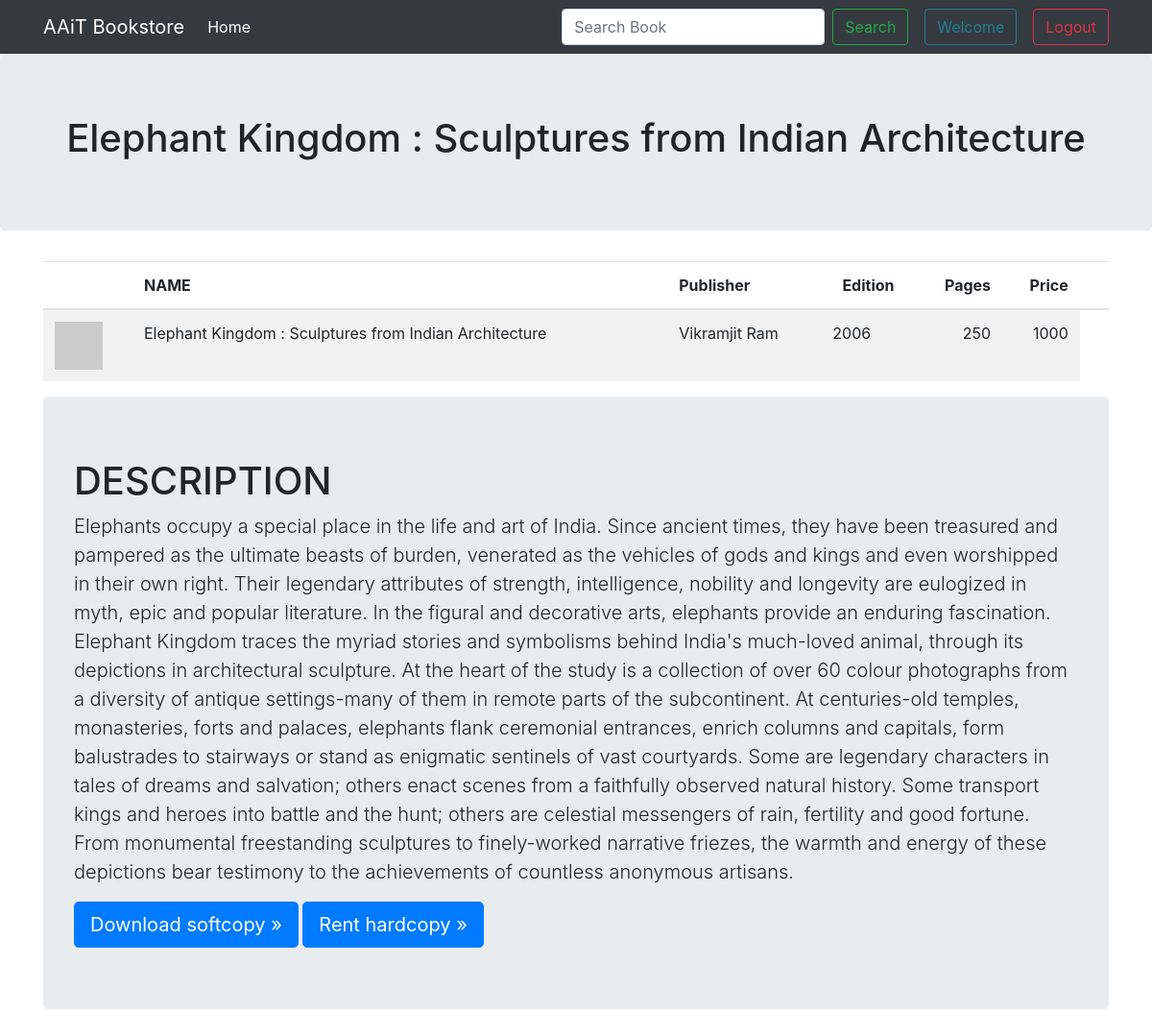
/pages/detail.php?id=2&cat=Architecture, run on the app's committed database.
### tables this page shows
CREATE TABLE `book` (
  `b_id` int(4) NOT NULL,
  `b_nm` varchar(60) NOT NULL,
  `b_subcat` varchar(25) NOT NULL,
  `b_desc` longtext NOT NULL,
  `b_publisher` varchar(40) NOT NULL,
  `b_edition` varchar(20) NOT NULL,
  `b_isbn` varchar(10) NOT NULL,
  `b_page` int(5) NOT NULL,
  `b_price` int(5) NOT NULL,
  `b_img` longtext NOT NULL,
  `b_pdf` longtext NOT NULL
);

### pages/detail.php (the view, shortened to what this page needs)
<?php session_start();
	require('config.php');
	$id=$_GET['id'];
	$q="select * from book where b_id=$id";
	$res=mysqli_query($conn,$q) or die("Can't Execute Query..");
	$row=mysqli_fetch_assoc($res);
?>
<!DOCTYPE html PUBLIC "-//W3C//DTD XHTML 1.0 Strict//EN" "http://www.w3.org/TR/xhtml1/DTD/xhtml1-strict.dtd">
<html xmlns="http://www.w3.org/1999/xhtml">
<head>
	<link rel="stylesheet" href="lightbox.css" type="text/css" media="screen" />
    <link href="../bootstrap/bootstrap/css/bootstrap.min.css" rel="stylesheet">
    <link href="../bootstrap/bootstrap/css/bootstrap.css" rel="stylesheet">
    <link href="css/shop-homepage.css" rel="stylesheet">
</head>
<body>
    <nav class="navbar navbar-expand-lg navbar-dark bg-dark fixed-top">
      <div class="container">
        <a class="navbar-brand" href="../index.php">AAiT Bookstore</a>
        <div class="collapse navbar-collapse" id="navbarResponsive">
          <ul class="navbar-nav mr-auto">
            <li class="nav-item active">
              <a class="nav-link" href="../index.php">Home
              </a>
            </li>
          </ul>
          <form class="form-inline my-2 my-lg-0">
            <input class="form-control mr-sm-2" type="search" placeholder="Search Book" aria-label="Search">
            <button class="btn btn-outline-success my-2 my-sm-0" type="submit"> Search</button>
          </form>
          <pre>  </pre>
            <button class="btn btn-outline-info my-2 my-sm-0" disabled="true"> Welcome <?php echo $ID = $_SESSION['id']; ?></button>
            <pre>  </pre>
            <button class="btn btn-outline-danger my-2 my-sm-0" onclick="location.href = 'logout.php';" type="submit">  Logout </button>
        </div>
      </div>
    </nav>
<section class="jumbotron text-center">
    <div class="container">
        <h1 class="jumbotron-heading"><?php echo $row['b_nm'];?></h1>
     </div>
</section>
<div class="container mb-4">
    <div class="row">
        <div class="col-12">
            <div class="table-responsive">
                <table class="table table-striped">
                    <thead>
                        <tr>
                            <th scope="col"> </th>
                            <th scope="col">NAME</th>
                            <th scope="col">Publisher</th>
                            <th scope="col" class="text-center">Edition</th>
                            <th scope="col" class="text-right">Pages</th>
                            <th scope="col" class="text-right">Price</th>
                            <th> </th>
                        </tr>
                    </thead>
                    <tbody>
                        <tr>
                            <td><img src="https://dummyimage.com/50x50/55595c/fff" /> </td>
                            <td><?php echo $row['b_nm']; ?></td>
                            <td><?php echo $row['b_publisher']; ?></td>
                            <td><?php echo $row['b_edition']; ?></td>
                            <td class="text-right"><?php echo $row['b_page']; ?></td>
                            <td class="text-right"><?php echo $row['b_price']; ?></td>
                        </tr>
                    </tbody>
                </table>
            </div>
        </div>
<main role="main" class="container">
      <div class="jumbotron">
        <h1>DESCRIPTION</h1>
        <p class="lead"><?php echo $row['b_desc']; ?></p>
        <a class="btn btn-lg btn-primary" href="<?php echo $row['b_pdf']; ?>" role="button">Download softcopy &raquo;</a>
        <a class="btn btn-lg btn-primary" href="process_contact.php?id=<?php echo $id; ?>" role="button">Rent hardcopy &raquo;</a>
      </div>
    </main>
    </div>
</div>
</body>
</html>

### pages/shop-homepage.css (style rules this page uses)
body { padding-top: 54px; }
@media (min-width: 992px) { body { padding-top: 56px; } }

### data on the page
book: b_nm "Elephant Kingdom : Sculptures from Indian Architecture", b_publisher "Vikramjit Ram", b_edition "2006", b_page "250", b_price "1000", b_desc "Elephants occupy a special place in the life and art of India. Since ancient times, they have been treasured and pampered as the ultimate beasts of burden, venerated as the vehicles of gods and kings and even worshipped in their own right. Their legendary attributes of strength, intelligence, nobility and longevity are eulogized in myth, epic and popular literature. In the figural and decorative arts, elephants provide an enduring fascination. Elephant Kingdom traces the myriad stories and symbolisms behind India's much-loved animal, through its depictions in architectural sculpture. At the heart of the study is a collection of over 60 colour photographs from a diversity of antique…"
